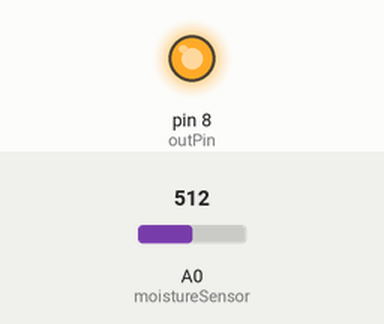
Recording of a sketch running on a simulated Arduino Uno, built with avr-gcc and run on an emulated ATmega328P. Parts: output pins drawn as LEDs (lit = HIGH). The inputs (shaded band) are chosen by the test bench; at power-on: A0 (moistureSensor) = 512.

Above: at 2.8 s.
2.9 s: A0 (moistureSensor) set to 483
At 4.5 s:
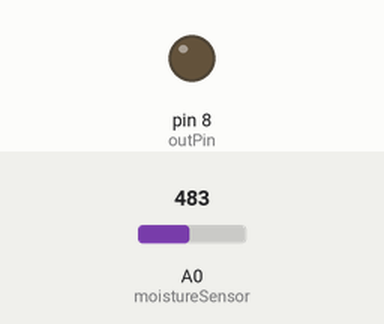
5.6 s: A0 (moistureSensor) set to 510
At 7.2 s:
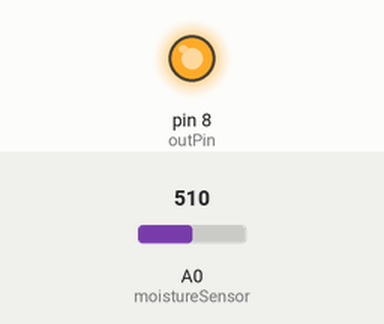
8.3 s: A0 (moistureSensor) set to 490
At 11.4 s:
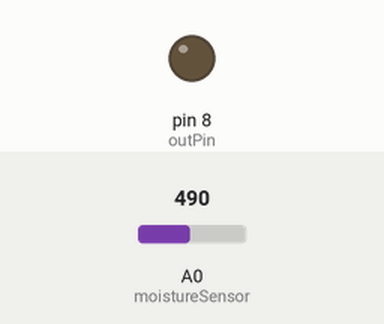
Timing chart, 0 to 12.9 s (numbered marks = the images above; inputs shaded):
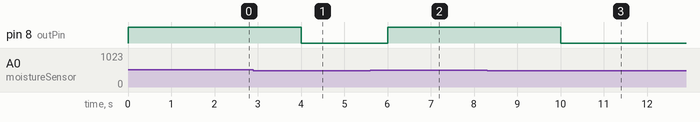

The sketch:

auto_water.ino
```cpp
// Author: Jerry Wang
// Date created: July 14th, 2015
// Reads moisture sensor value and turns on pump if reading indicates soil is dry

// Variable declaration
const int DRYNESS_THRESHOLD = 500;

const int outPin = 8;
const int moistureSensor = 0;

void setup() {
  // put your setup code here, to run once:
  pinMode(outPin, OUTPUT);
}

void loop() {
  // put your main code here, to run repeatedly:
  int moistureReading = analogRead(moistureSensor);
  if(moistureReading >= DRYNESS_THRESHOLD) {
    digitalWrite(outPin, HIGH);
  }
  else {
    digitalWrite(outPin, LOW);
  }
  // delay 2 seconds in between readings, we don't want to poll too tightly
  delay(2000);
}
```

Measured:
- the behaviour switches between 500 and 499 on A0 (moistureSensor) (found by bisection; images 0 and 1)
- after the input at 2.9 s, pin 8 (outPin): HIGH → LOW after 1.1 s
- after the input at 5.6 s, pin 8 (outPin): LOW → HIGH after 0.40 s
- after the input at 8.3 s, pin 8 (outPin): HIGH → LOW after 1.7 s
